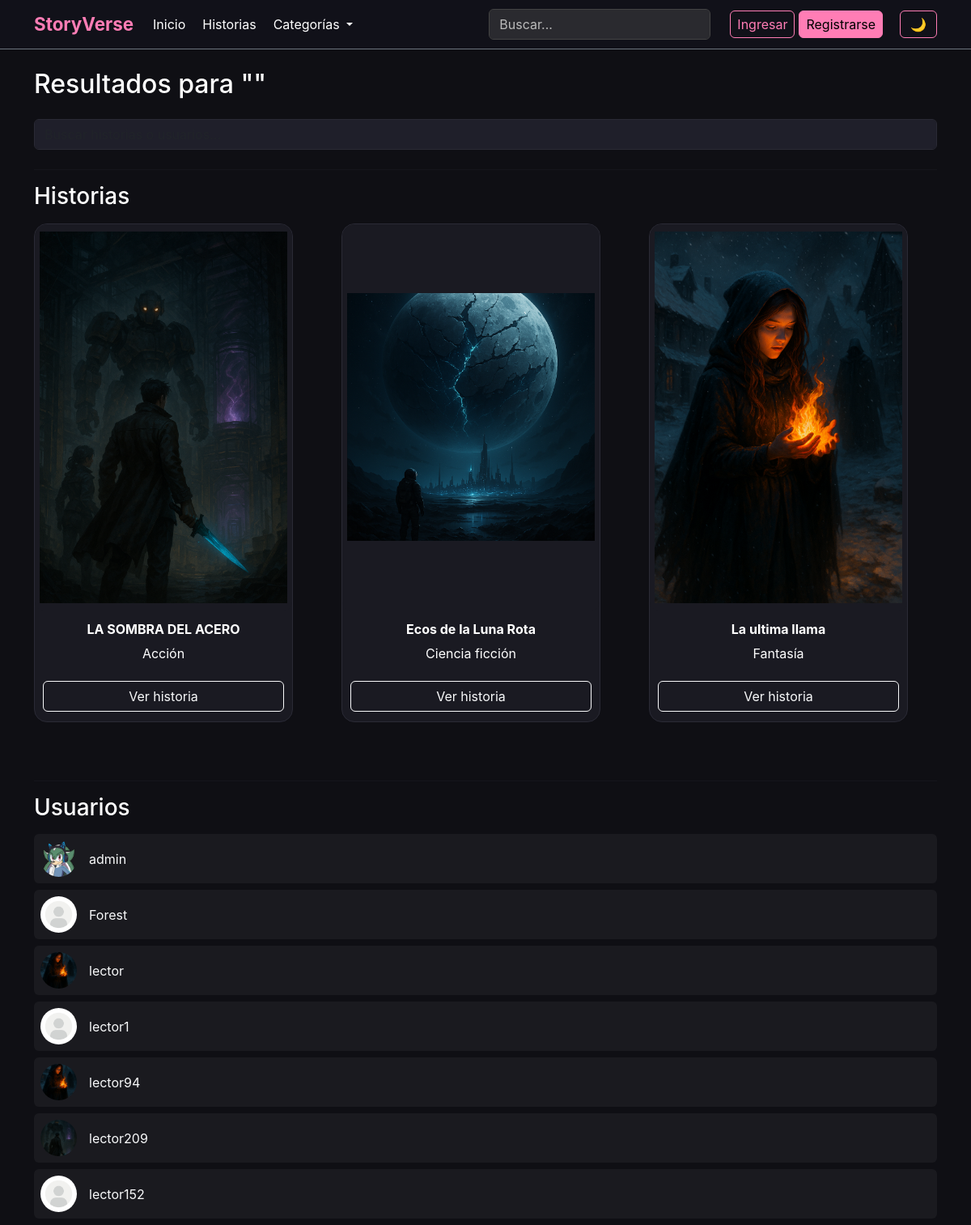
The page /buscar/ on the database its author committed.
### core/models.py (models this page shows, shortened)
class Story(models.Model):
    STATUS_CHOICES = (
        ("draft", "Borrador"),
        ("published", "Publicado"),
    )
    title = models.CharField(max_length=200)
    slug = models.SlugField(unique=True, blank=True)
    description = models.TextField()
    author = models.ForeignKey(User, on_delete=models.CASCADE)
    category = models.ForeignKey(Category, on_delete=models.SET_NULL, null=True)
    cover_image = models.ImageField(
        upload_to="covers/",
        default="covers/default_cover.jpg",
        blank=True,
        null=True
    )
    status = models.CharField(max_length=10, choices=STATUS_CHOICES, default="draft")
    views = models.PositiveIntegerField(default=0)
    created_at = models.DateTimeField(auto_now_add=True)
    class Meta:
        verbose_name = "Historia"
        verbose_name_plural = "Historias"
        ordering = ["-created_at"]

class Category(models.Model):
    name = models.CharField(max_length=100, unique=True)
    slug = models.SlugField(unique=True, blank=True)
    class Meta:
        verbose_name = "Categoría"
        verbose_name_plural = "Categorías"

class Profile(models.Model):
    user = models.OneToOneField(User, on_delete=models.CASCADE, related_name="profile")
    avatar = models.ImageField(
        upload_to="avatars/",
        default="media/avatars/default.png",
        blank=True,
        null=True
    )
    bio = models.TextField(max_length=300, blank=True)
    email_verified = models.BooleanField(default=False)

### core/views.py (the view)
def search_combined(request):
    query = request.GET.get("q", "").strip()
    stories = Story.objects.filter(title__icontains=query)
    users = User.objects.filter(username__icontains=query)
    return render(request, "core/search_combined.html", {
        "query": query,
        "story_results": stories,
        "user_results": users,
    })

### core/context_processors.py (called while the page is built)
def categories_nav(request):
    return {
        "categories_nav": Category.objects.all().order_by("name")
    }

def favorite_stories(request):
    if request.user.is_authenticated:
        fav_ids = Favorite.objects.filter(user=request.user).values_list("story_id", flat=True)
        return {"favorite_stories_ids": list(fav_ids)}
    return {"favorite_stories_ids": []}

### templates/core/search_combined.html (shortened to what this page needs)
{% extends "core/base.html" %}
{% block content %}
<h2 class="mb-4">Resultados para "{{ query }}"</h2>
<form method="get" class="mb-4">
    <input type="text" name="q" class="form-control"
           placeholder="Buscar historias o usuarios..."
           value="{{ query }}">
</form>
<hr>
<h3>Historias</h3>
{% if story_results %}
<div class="row mt-3">
    {% for story in story_results %}
    <div class="col-md-6 col-lg-4 d-flex mb-4">
        <div class="card story-card w-100 position-relative">
            <a href="{% url 'story_detail' story.slug %}">
                {% if story.cover_image %}
                    <img src="{{ story.cover_image.url }}" class="card-img-top">
                {% else %}
                    <img src="/static/default_cover.jpg" class="card-img-top">
                {% endif %}
            </a>
            <div class="card-body">
                <h4 class="card-title">{{ story.title }}</h4>
                <p class="text-muted">{{ story.category.name }}</p>
                <a href="{% url 'story_detail' story.slug %}" class="btn btn-outline-light">
                    Ver historia
                </a>
            </div>
        </div>
    </div>
    {% endfor %}
</div>
{% else %}
<p class="text-secondary">No se encontraron historias.</p>
{% endif %}
<hr class="mt-5">
<h3>Usuarios</h3>
{% if user_results %}
<div class="mt-3">
    {% for user in user_results %}
    <a href="{% url 'public_profile' user.username %}" class="text-decoration-none">
        <div class="d-flex align-items-center p-2 mb-2 rounded user-result-card">
            <img src="{{ user.profile.avatar.url }}"
                 style="width:45px;height:45px;border-radius:50%;object-fit:cover;margin-right:15px;">
            <span class="text-light">{{ user.username }}</span>
        </div>
    </a>
    {% endfor %}
</div>
{% else %}
<p class="text-secondary">No se encontraron usuarios.</p>
{% endif %}
{% endblock %}

### static/css/styles.css (style rules this page uses)
:root { --bg-color: #0f0f14; --text-color: #ffffff; --navbar-bg: #111119; --navbar-text: #ffffff; --dropdown-bg: #1c1c24; --dropdown-hover-bg: #ff7db5; --card-bg: #1a1a22; --card-border: #2a2a35; --input-bg: #1f1f2a; --border-color: #2a2a35; --hr-color: #2a2a35; --muted-text: #c7c7d3; --button-border: #ff7db5; --button-hover-bg: #ff7db5; --button-hover-text: #000; --content-bg: #ffffff; }
body { background-color: var(--bg-color); color: var(--text-color); transition: background 0.25s, color 0.25s; font-family: 'Inter', sans-serif; }
.story-card { width: 100%; max-width: 320px; background: var(--card-bg); border-radius: 16px; overflow: hidden; border: 1px solid var(--card-border); transition: 0.25s; cursor: pointer; }
.story-card img { width: 100%; aspect-ratio: 2 / 3; object-fit: contain; background: var(--card-bg); padding: 6px; border-radius: 10px; }
.story-card .card-body { padding: 12px 10px; text-align: center; display: flex; flex-direction: column; gap: 6px; }
.story-card .card-title { font-size: 1rem; font-weight: 700; margin: 2px 0; }
.text-muted { color: var(--muted-text) !important; }
hr { border-color: var(--hr-color); }
.story-card h3, .story-card h4, .story-card h5, .story-card h6, .story-card p, .story-card span { color: var(--text-color) !important; }
form textarea, form input { background-color: var(--input-bg) !important; color: var(--text-color) !important; border: 1px solid var(--border-color) !important; }
form textarea::placeholder, form input::placeholder { color: var(--muted-text); }
body:not(.light-theme) .user-result-card { background: #1a1a1f; color: #fff; }

### rows shown on the page
Story: cover_image (picture), title "LA SOMBRA DEL ACERO", category.name "Acción"
Story: cover_image (picture), title "Ecos de la Luna Rota", category.name "Ciencia ficción"
Story: cover_image (picture), title "La ultima llama", category.name "Fantasía"

### other values the page prints
{{ user.username }} "admin"
{{ user.username }} "Forest"
{{ user.username }} "lector"
{{ user.username }} "lector1"
{{ user.username }} "lector94"
{{ user.username }} "lector209"
{{ user.username }} "lector152"
